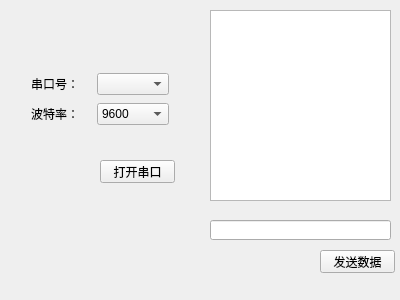
<?xml version="1.0" encoding="UTF-8"?>
<ui version="4.0">
 <class>Widget</class>
 <widget class="QWidget" name="Widget">
  <property name="geometry">
   <rect>
    <x>0</x>
    <y>0</y>
    <width>400</width>
    <height>300</height>
   </rect>
  </property>
  <property name="windowTitle">
   <string>Widget</string>
  </property>
  <widget class="QWidget" name="gridLayoutWidget">
   <property name="geometry">
    <rect>
     <x>20</x>
     <y>60</y>
     <width>160</width>
     <height>80</height>
    </rect>
   </property>
   <layout class="QGridLayout" name="gridLayout">
    <item row="0" column="0">
     <widget class="QLabel" name="label">
      <property name="text">
       <string>串口号：</string>
      </property>
     </widget>
    </item>
    <item row="0" column="1">
     <widget class="QComboBox" name="comboBox_portName"/>
    </item>
    <item row="1" column="0">
     <widget class="QLabel" name="label_2">
      <property name="text">
       <string>波特率：</string>
      </property>
     </widget>
    </item>
    <item row="1" column="1">
     <widget class="QComboBox" name="comboBox_baudRate">
      <item>
       <property name="text">
        <string>9600</string>
       </property>
      </item>
      <item>
       <property name="text">
        <string>14400</string>
       </property>
      </item>
      <item>
       <property name="text">
        <string>19200</string>
       </property>
      </item>
      <item>
       <property name="text">
        <string>28800</string>
       </property>
      </item>
     </widget>
    </item>
   </layout>
  </widget>
  <widget class="QTextEdit" name="textEdit_read">
   <property name="geometry">
    <rect>
     <x>210</x>
     <y>10</y>
     <width>181</width>
     <height>191</height>
    </rect>
   </property>
  </widget>
  <widget class="QLineEdit" name="lineEdit_write">
   <property name="geometry">
    <rect>
     <x>210</x>
     <y>220</y>
     <width>181</width>
     <height>20</height>
    </rect>
   </property>
  </widget>
  <widget class="QPushButton" name="pushButton_send">
   <property name="geometry">
    <rect>
     <x>320</x>
     <y>250</y>
     <width>75</width>
     <height>23</height>
    </rect>
   </property>
   <property name="text">
    <string>发送数据</string>
   </property>
  </widget>
  <widget class="QPushButton" name="pushButton_comopen">
   <property name="geometry">
    <rect>
     <x>100</x>
     <y>160</y>
     <width>75</width>
     <height>23</height>
    </rect>
   </property>
   <property name="text">
    <string>打开串口</string>
   </property>
  </widget>
 </widget>
 <layoutdefault spacing="6" margin="11"/>
 <resources/>
 <connections/>
</ui>
